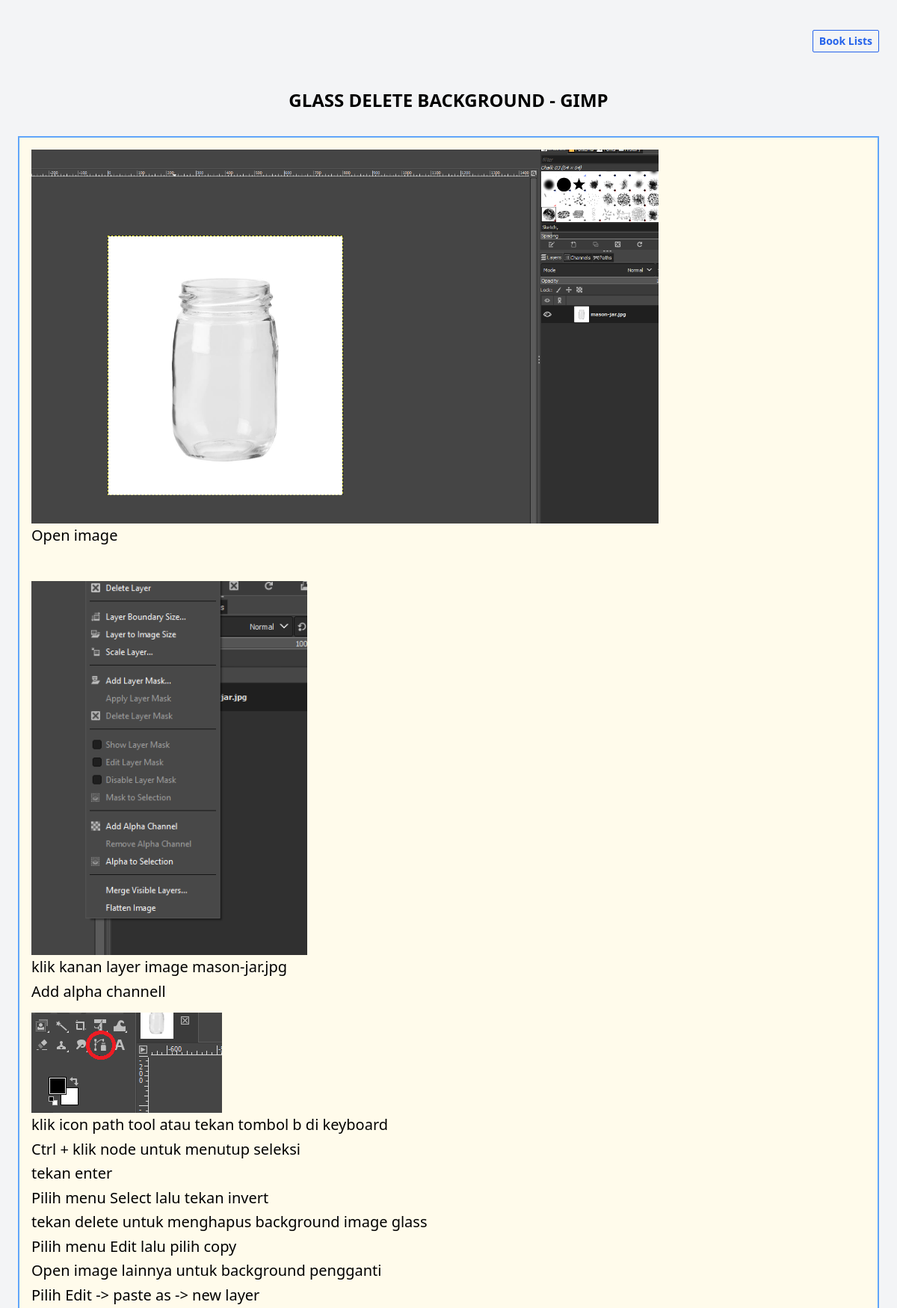
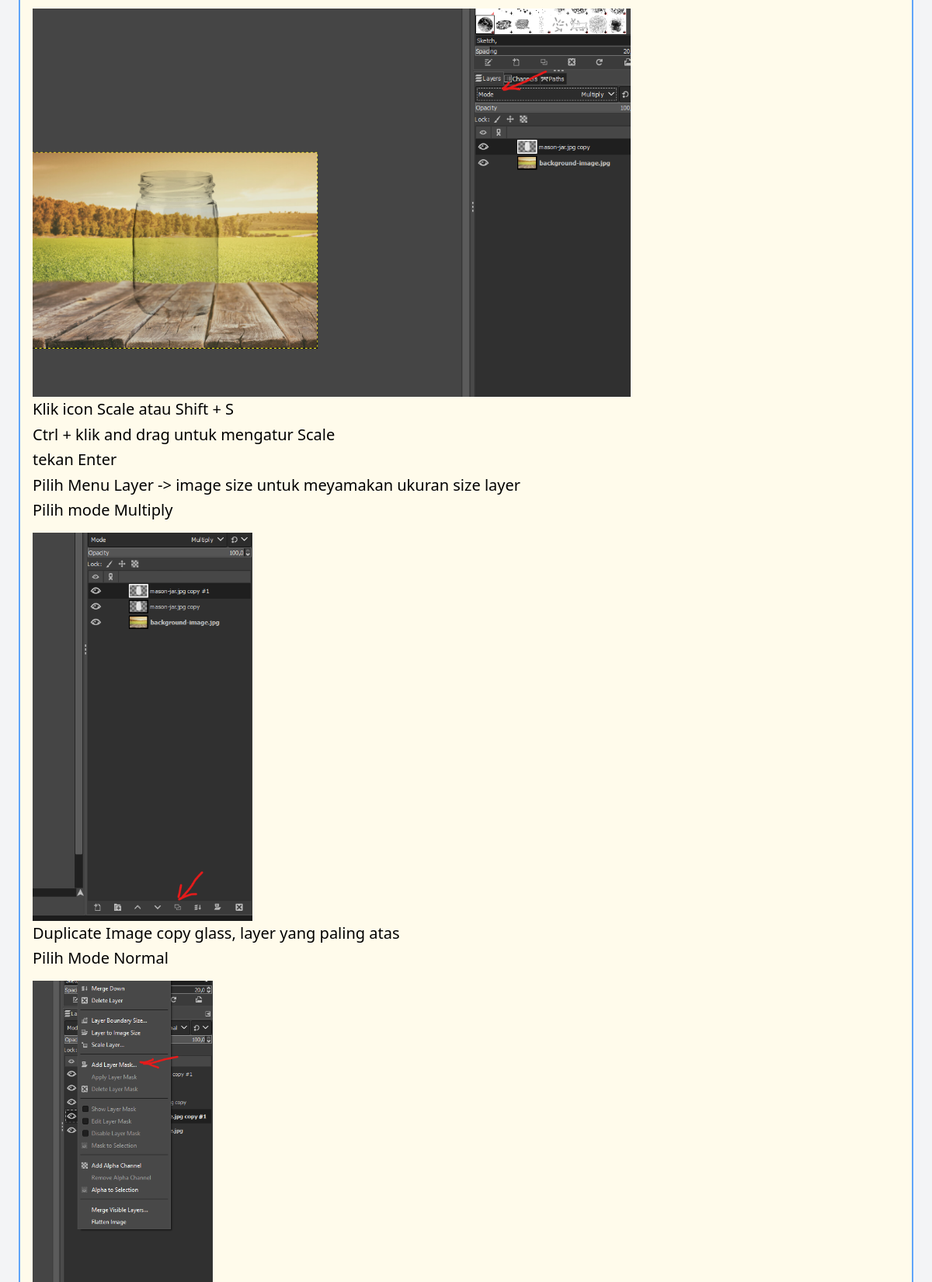
Screenshot of /3/ (upper part) with the database file from the repository (2 pictures, top to bottom).
### book/models.py (models this page shows, shortened)
class Book(models.Model):
  title = models.CharField(max_length=255)
  def __str__(self):
    return self.title

class Page(models.Model):
  title= models.ForeignKey(Book, on_delete=models.CASCADE)
  image = models.ImageField(upload_to='images/', null=True, blank=True)
  english = RichTextField(blank=True, null=True)
  indonesian = RichTextField(blank=True, null=True)

### book/views.py (the view)
# urls.py: path('<int:book_id>/', book_detail, name='book_detail'),
def book_detail(request, book_id):
    book = get_object_or_404(Book, id=book_id)
    pages = book.page_set.all()  # atau bisa juga book.pages.all() jika Anda menambahkan related_name
    return render(request, 'book_detail.html', {'book': book, 'pages': pages})

### templates/book_detail.html (shortened to what this page needs)
{% extends "base.html" %}
{% block content %}
<div class="mt-8 p-2 flex justify-start md:justify-center">
    <div class="w-full md:max-w-6xl">
        <div>
        <div id="top" class="mb-12 flex justify-end">
            <a class="border border-blue-600 text-sm font-semibold px-2 py-1 rounded-sm text-blue-600 hover:bg-blue-600 hover:text-white" href="{% url 'book_list' %}">Book Lists</a>
        </div>
        <h1 class="text-center text-2xl font-semibold mb-8"> {{ book.title }}</h1>
        <div class="border border-2 p-4 border-blue-400 bg-amber-50 mb-8">
            {% for page in pages %}
            <div class="mb-3" x-data="{ showIndonesian: false }">
                {% if page.image %}
                <img src="{{ page.image.url }}" alt="{{ page.title }}" class=" max-h-[500px]">
                {% endif %}
                <div class="text-xl leading-relaxed ">
                    {{ page.english|safe }}
                </div>
            </div>
            {% endfor %}
        </div>
    </div>
  </div>
</div>
{% endblock content %}

### rows the page displays
Book: title "GLASS DELETE BACKGROUND - GIMP"
Page: image (picture), english "Open image"
Page: image (picture), english "klik kanan layer image mason-jar.jpg Add alpha channell"
Page: image (picture), english "klik icon path tool atau tekan tombol b di keyboard Ctrl + klik node untuk menutup seleksi tekan enter Pilih menu Select lalu tekan invert tekan delete untuk menghapus background image glass Pilih menu Edit lalu pilih copy Open image lainnya untuk background pengganti Pilih Edit -> paste as -> new layer"
Page: image (picture), english "Klik icon Scale atau Shift + S Ctrl + klik and drag untuk mengatur Scale tekan Enter Pilih Menu Layer -> image size untuk meyamakan ukuran size layer Pilih mode Multiply"
Page: image (picture), english "Duplicate Image copy glass, layer yang paling atas Pilih Mode Normal"
Page: image (picture)
